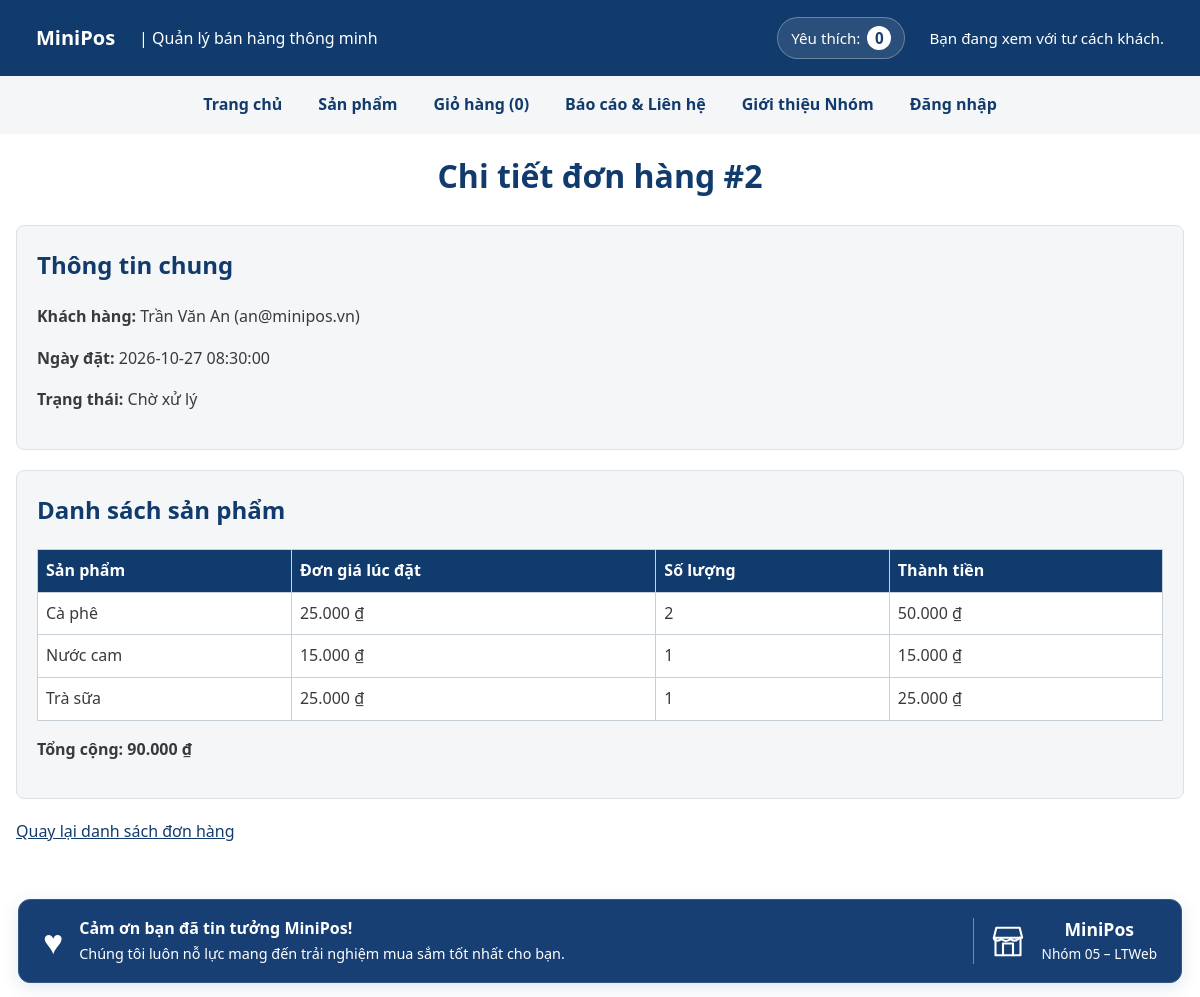
/chi-tiet-don.php?id=2 (signed in), run on the app's committed database.
### tables this page shows
CREATE TABLE don_hang (
    id            INT UNSIGNED AUTO_INCREMENT PRIMARY KEY,
    nguoi_dung_id INT UNSIGNED NOT NULL,
    trang_thai    ENUM('cho_xu_ly', 'dang_giao', 'hoan_thanh', 'da_huy')
                  NOT NULL DEFAULT 'cho_xu_ly',
    ghi_chu       VARCHAR(255) NULL,
    ngay_dat      DATETIME NOT NULL DEFAULT CURRENT_TIMESTAMP,
    CONSTRAINT fk_don_hang_nguoi_dung
        FOREIGN KEY (nguoi_dung_id) REFERENCES nguoi_dung(id),
    KEY idx_don_hang_ngay_dat (ngay_dat)
);

CREATE TABLE nguoi_dung (
    id       INT UNSIGNED AUTO_INCREMENT PRIMARY KEY,
    email    VARCHAR(100) NOT NULL,
    ho_ten   VARCHAR(100) NOT NULL,
    mat_khau VARCHAR(255) NOT NULL,
    vai_tro  ENUM('quan_tri', 'khach_hang') NOT NULL DEFAULT 'khach_hang',
    ngay_tao DATETIME NOT NULL DEFAULT CURRENT_TIMESTAMP,
    UNIQUE KEY uq_nguoi_dung_email (email)
);

CREATE TABLE chi_tiet_don (
    don_hang_id INT UNSIGNED NOT NULL,
    san_pham_id INT UNSIGNED NOT NULL,
    so_luong    SMALLINT UNSIGNED NOT NULL CHECK (so_luong >= 1),
    don_gia     INT UNSIGNED NOT NULL CHECK (don_gia >= 1000),
    PRIMARY KEY (don_hang_id, san_pham_id),
    CONSTRAINT fk_chi_tiet_don_don_hang
        FOREIGN KEY (don_hang_id) REFERENCES don_hang(id) ON DELETE CASCADE,
    CONSTRAINT fk_chi_tiet_don_san_pham
        FOREIGN KEY (san_pham_id) REFERENCES san_pham(id)
);

CREATE TABLE san_pham (
    id          INT UNSIGNED AUTO_INCREMENT PRIMARY KEY,
    danh_muc_id INT UNSIGNED NOT NULL,
    ten         VARCHAR(200) NOT NULL,
    gia         INT UNSIGNED NOT NULL CHECK (gia >= 1000),       
    ton_kho     INT UNSIGNED NOT NULL DEFAULT 0,
    anh         VARCHAR(255) NULL,                               
    mo_ta       TEXT NULL,
    ngay_tao    DATETIME NOT NULL DEFAULT CURRENT_TIMESTAMP,
    CONSTRAINT fk_san_pham_danh_muc
        FOREIGN KEY (danh_muc_id) REFERENCES danh_muc(id)
);

### inc/db.php (called while the page is built, shortened)
<?php
function db(): PDO
{
    static $pdo = null;
    if ($pdo === null) {
        $host = getenv('DB_HOST') ?: '127.0.0.1;port=3307';
        $ten  = getenv('DB_NAME') ?: 'ltweb_nhom05';
        $user = getenv('DB_USER') ?: 'sang';
        $pass = getenv('DB_PASS') !== false ? (string) getenv('DB_PASS') : '1';
        $pdo = new PDO(
            "mysql:host=$host;dbname=$ten;charset=utf8mb4",
            $user,
            $pass,
            [
                PDO::ATTR_ERRMODE            => PDO::ERRMODE_EXCEPTION,
                PDO::ATTR_DEFAULT_FETCH_MODE => PDO::FETCH_ASSOC,
                PDO::ATTR_EMULATE_PREPARES   => false,
            ]
        );
    }
    return $pdo;
}

### inc/xac-thuc.php (called while the page is built, shortened)
<?php
function nguoiDung(): ?array
{
    $uid = $_SESSION['uid'] ?? null;
    static $user = null;
    if ($user === null) {
        $khoNguoiDung = new \App\Data\KhoNguoiDung(db());
        $user = $khoNguoiDung->timTheoId($uid);
    }
    return $user;
}
function yeuCauDangNhap(): array
{
    $user = nguoiDung();
    return $user;
}

### src/Data/KhoNguoiDung.php (called while the page is built, shortened)
<?php
final class KhoNguoiDung
{
    public function timTheoId(int $id): ?array
    {
        $st = $this->db->prepare(
            'SELECT id, email, ho_ten, vai_tro FROM nguoi_dung WHERE id = ?'
        );
        $st->execute([$id]);
        $dong = $st->fetch();
        return $dong ?: null;
    }
}

### src/Data/KhoDonHang.php (called while the page is built, shortened)
<?php
final class KhoDonHang
{
    public function chiTiet(int $donId, ?int $nguoiDungId): ?array
    {
        $sql = 'SELECT dh.id, dh.nguoi_dung_id, dh.trang_thai, dh.ghi_chu, dh.ngay_dat,
                       nd.email, nd.ho_ten
                  FROM don_hang dh
                  JOIN nguoi_dung nd ON nd.id = dh.nguoi_dung_id
                 WHERE dh.id = ?';
        $ts = [$donId];
        $st = $this->db->prepare($sql);
        $st->execute($ts);
        $don = $st->fetch();
        $st = $this->db->prepare(
            'SELECT ct.san_pham_id, sp.ten, ct.so_luong, ct.don_gia,
                    ct.so_luong * ct.don_gia AS thanh_tien
               FROM chi_tiet_don ct
               JOIN san_pham sp ON sp.id = ct.san_pham_id
              WHERE ct.don_hang_id = ?
           ORDER BY sp.ten'
        );
        $st->execute([$donId]);
        $dong = array_map($this->epKieuDong(...), $st->fetchAll());
        $don['tong_tien'] = array_sum(array_column($dong, 'thanh_tien'));
        return ['don' => $don, 'dong' => $dong];
    }
    private function epKieuDong(array $dong): array
    {
        foreach (['id', 'so_mon', 'tong_tien', 'so_luong', 'don_gia', 'thanh_tien', 'san_pham_id'] as $cot) {
            if (isset($dong[$cot])) {
                $dong[$cot] = (int) $dong[$cot];
            }
        }
        return $dong;
    }
}

### inc/ham.php (called while the page is built, shortened)
<?php
function e(string|int|float|null $giaTri): string
{
    return htmlspecialchars(
        (string) $giaTri,
        ENT_QUOTES | ENT_SUBSTITUTE,
        'UTF-8'
    );
}
function vnd(int|float $soTien): string
{
    return number_format((float) $soTien, 0, ',', '.') . ' ₫';
}

### chi-tiet-don.php (the view, shortened to what this page needs)
<?php
$user = yeuCauDangNhap();
$donId = filter_var($_GET['id'] ?? null, FILTER_VALIDATE_INT);
$khoDonHang = new \App\Data\KhoDonHang(db());
$nguoiDungIdLoc = ($user['vai_tro'] === 'quan_tri') ? null : (int) $user['id'];
$chiTiet        = $khoDonHang->chiTiet($donId, $nguoiDungIdLoc);
$don  = $chiTiet['don'];
$dong = $chiTiet['dong'];
require __DIR__ . '/inc/header.php';
?>
<main class="bao">
    <h1>Chi tiết đơn hàng #<?= e($don['id']) ?></h1>
    <section>
        <h2>Thông tin chung</h2>
        <p><strong>Khách hàng:</strong> <?= e($don['ho_ten']) ?> (<?= e($don['email']) ?>)</p>
        <p><strong>Ngày đặt:</strong> <?= e($don['ngay_dat']) ?></p>
        <p><strong>Trạng thái:</strong> <?= e(\App\Data\KhoDonHang::TRANG_THAI[$don['trang_thai']] ?? $don['trang_thai']) ?></p>
    </section>
    <section>
        <h2>Danh sách sản phẩm</h2>
        <div class="bang-vo">
            <table>
                <thead>
                    <tr>
                        <th>Sản phẩm</th>
                        <th>Đơn giá lúc đặt</th>
                        <th>Số lượng</th>
                        <th>Thành tiền</th>
                    </tr>
                </thead>
                <tbody>
                    <?php foreach ($dong as $matHang): ?>
                        <tr>
                            <td><?= e($matHang['ten']) ?></td>
                            <td><?= e(vnd($matHang['don_gia'])) ?></td>
                            <td><?= e($matHang['so_luong']) ?></td>
                            <td><?= e(vnd($matHang['thanh_tien'])) ?></td>
                        </tr>
                    <?php endforeach; ?>
                </tbody>
            </table>
        </div>
        <p><strong>Tổng cộng: <?= e(vnd($don['tong_tien'])) ?></strong></p>
    </section>
    <p><a href="don-hang.php">Quay lại danh sách đơn hàng</a></p>
</main>
<?php require __DIR__ . '/inc/footer.php'; ?>

### css/style.css (style rules this page uses)
:root { --mau-chinh: #123b6d; --mau-nhan: #ffc72c; --mau-chu: #3a3a3a; --mau-nen: #ffffff; --mau-nen-phu: #f4f6f8; --bo-goc: 8px; --khoang-cach: 16px; --font-size-co-ban: 16px; }
*, *::before, *::after { box-sizing: border-box; }
html { width: 100%; max-width: 100%; overflow-x: hidden; }
body { width: 100%; min-width: 0; max-width: 100%; min-height: 100vh; margin: 0; padding: 0; font-family: system-ui, "Segoe UI", sans-serif; font-size: var(--font-size-co-ban); line-height: 1.6; color: var(--mau-chu); background-color: var(--mau-nen); overflow-x: hidden; }
a { color: var(--mau-chinh); transition: color 0.2s ease; }
body { display: grid; grid-template-areas: "header" "nav" "main" "footer"; grid-template-rows: auto auto 1fr auto; }
main { grid-area: main; width: 100%; max-width: 1200px; min-width: 0; margin: 0 auto; padding: var(--khoang-cach); overflow-x: hidden; }
main h1 { margin-top: 0; margin-bottom: 24px; color: var(--mau-chinh); text-align: center; overflow-wrap: break-word; }
main section { width: 100%; max-width: 100%; min-width: 0; margin-bottom: 20px; padding: 16px; background-color: var(--mau-nen-phu); border: 1px solid #dce2e8; border-radius: var(--bo-goc); overflow-x: hidden; }
main section h2 { margin-top: 0; color: var(--mau-chinh); overflow-wrap: break-word; }
main section h3, main section p { overflow-wrap: break-word; }
main section p { margin-bottom: 16px; }
.bang-vo { display: block; width: 100%; max-width: 100%; min-width: 0; overflow-x: auto; }
.bang-vo table { width: 100%; min-width: 650px; border-collapse: collapse; background-color: var(--mau-nen); }
.bang-vo th, .bang-vo td { padding: 8px; border: 1px solid #c7d0d9; text-align: left; }
.bang-vo th { background-color: var(--mau-chinh); color: var(--mau-nen); }
.bao { width: 100%; max-width: 1200px; margin: 0 auto; padding: var(--khoang-cach); }
@media (min-width: 360px) { main { padding: 16px; } }
@media (min-width: 360px) { main section { padding: 16px; } }
@media (min-width: 360px) { main h1 { font-size: 1.6rem; } }
@media (min-width: 360px) { main section h2 { font-size: 1.25rem; } }
@media (min-width: 768px) { main { padding: 24px; } }
@media (min-width: 768px) { main section { padding: 20px; } }
@media (min-width: 768px) { main h1 { font-size: 2rem; } }
@media (min-width: 768px) { main section h2 { font-size: 1.5rem; } }

### data on the page
don_hang: id "2", nguoi_dung.ho_ten "Trần Văn An", nguoi_dung.email "an@minipos.vn", ngay_dat "2026-10-27 08:30:00", trang_thai "Chờ xử lý"
chi_tiet_don: san_pham.ten "Cà phê", don_gia "25.000 ₫", so_luong "2", thanh_tien "50.000 ₫"
chi_tiet_don: san_pham.ten "Nước cam", don_gia "15.000 ₫", so_luong "1", thanh_tien "15.000 ₫"
chi_tiet_don: san_pham.ten "Trà sữa", don_gia "25.000 ₫", so_luong "1", thanh_tien "25.000 ₫"

### other printed values
$nhan "Trang chủ"
$nhan "Sản phẩm"
$nhan "Giỏ hàng"
$nhan "Báo cáo & Liên hệ"
$nhan "Giới thiệu Nhóm"
vnd($don['tong_tien']) "90.000 ₫"
